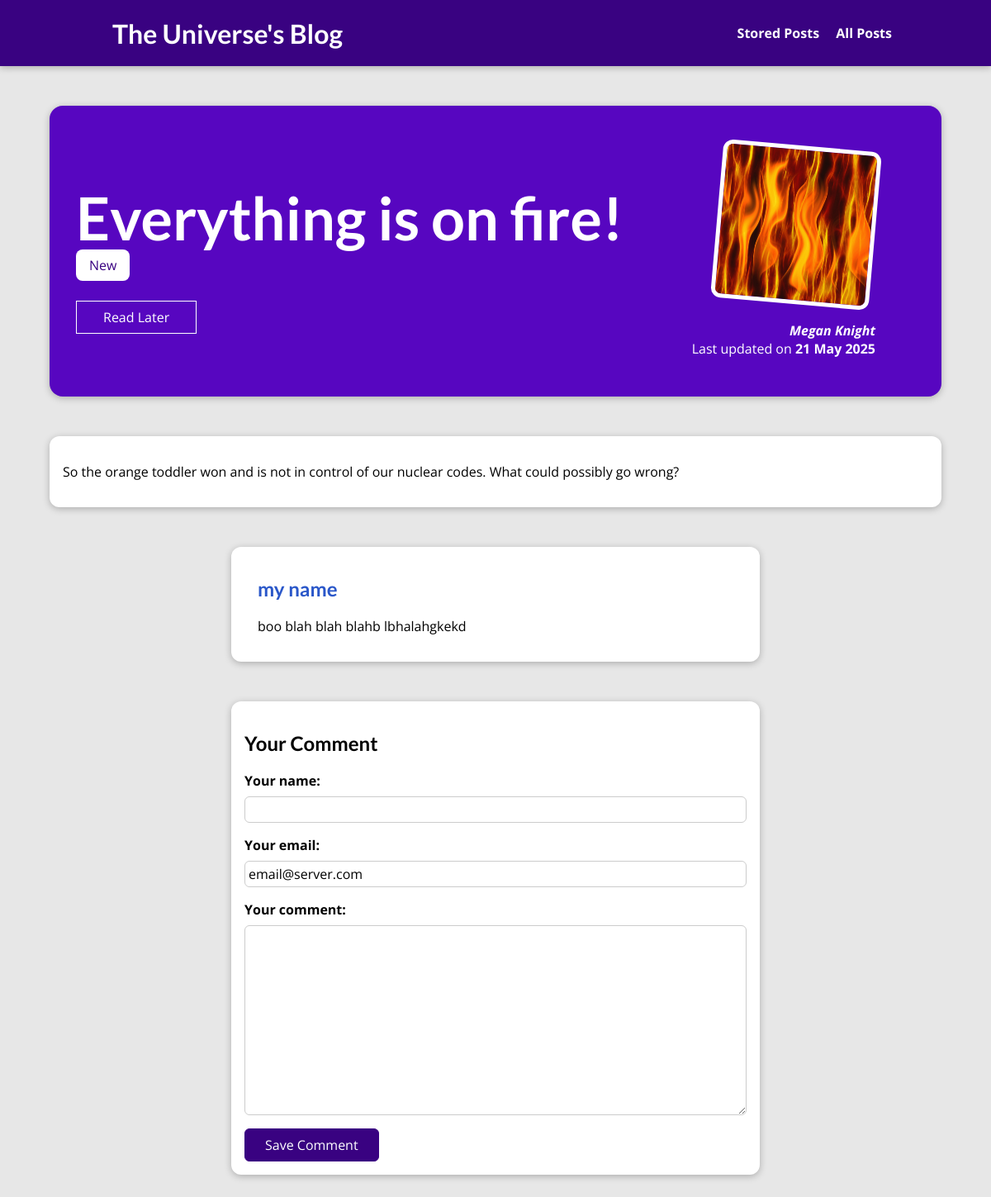
Page /posts/everything-is-on-fire on the committed database.
### blog/models.py (models this page shows, shortened)
class Post(models.Model):
    id = models.AutoField(auto_created=True, primary_key=True,
                          serialize=False, verbose_name='ID')
    title = models.CharField(default="", max_length=100)
    content = models.TextField(default="", blank=True)
    excerpt = models.CharField(default="", max_length=20)
    image = models.CharField(default="mountains.jpg", max_length=100)
    email = models.EmailField(default="email@server.com")
    date = models.DateField(auto_now=False)
    author = models.ForeignKey(
        Author, on_delete=models.SET_NULL, related_name="posts", null=True)
    post_slug = models.SlugField(
        null=False, db_index=True, blank=False, unique=True)
    tags = models.ManyToManyField("Tag")

class Tag(models.Model):
    captions = models.CharField(max_length=20)

class Author(models.Model):
    id = models.AutoField(auto_created=True, primary_key=True,
                          serialize=False, verbose_name='ID')
    first_name = models.CharField(max_length=100)
    last_name = models.CharField(max_length=100)
    bio = models.TextField(null=True)
    def full_name(self):
        return f"{self.first_name} {self.last_name}"
    def __str__(self):  # This method returns a string representation of the model instance
        return self.full_name()

class Comment(models.Model):
    user_name = models.CharField(max_length=100)
    user_email = models.EmailField(default="email@server.com")
    date = models.DateField(auto_now=True)
    text = models.TextField(max_length=400)
    post = models.ForeignKey(
        Post, on_delete=models.CASCADE, related_name="comments", null=True)

### blog/views.py (the view, shortened to what this page needs)
# urls.py: path("posts/<slug:post_slug>", views.post_detail_view.as_view(),
class post_detail_view(View):
    slug_field = "post_slug"         # model field name
    slug_url_kwarg = "post_slug"
    def is_stored_post(self, request, post_id):
        stored_posts = request.session.get('stored_posts')
        if stored_posts is not None:
            is_saved_for_later = post_id in stored_posts
        else:
            is_saved_for_later = False
        return is_saved_for_later
    def get(self, request, post_slug):
        post = Post.objects.get(post_slug=post_slug)
        context = {
            'post': post,
            'post_tags': post.tags.all(),
            'comments': post.comments.all().order_by('-id'),
            'comment_form': CommentForm(),
            'saved_for_later': self.is_stored_post(request, post.id)
        }
        return render(request, 'blog/post-detail.html', context)

### blog/forms.py
class CommentForm(forms.ModelForm):
    class Meta:
        model = Comment
        exclude = ['post']
        labels = {
            'user_name': 'Your name',
            'user_email': 'Your email',
            'text': 'Your comment'
        }
        error_messages = {
            'user_name': {
                'required': 'Please enter your user name',
                'max_length': 'User name cannot exceed 100 characters'
            },
            'text': {
                'required': 'Please enter your comment',
                'max_length': 'Comment cannot exceed 400 characters'
            }
        }

### blog/templates/blog/post-detail.html (shortened to what this page needs)
{% extends 'base.html' %}
{% load static %}
{% block css-files %}
    <link rel="stylesheet" href="{% static 'blog/post-detail.css' %}">
{% endblock %}
{% block content %}
<section id="summary">
    <h2>{{ post.title }}</h2>
    <div>
        {% for tag in post.tags.all %}
            <span class="tag">{{ tag.captions }}</span>
        {% endfor %}
    </div>
    <div id='read-later'>
        <form action='{% url "read-later" %}' method='POST'>
            <button>
                {% if saved_for_later %}
                Remove from Read Later list
                {% else %}
                Read Later
                {% endif %}
            </button>
        </form>
    <article>
        <img src="{% static "blog/images/"|add:post.image %}" alt="{{ post.title }}" />
        <address><a href="mailto:megan.knight@broadridge.com>">{{ post.author }}</a></address>
        <div>
            Last updated on <time>{{ post.date|date:"d M Y" }}</time>
        </div>
    </article>
</section>
<main>
    {{ post.content|linebreaks }}
</main>
<section id='comments'>
    <ul>
        {% for comment in comments %}
            <li>
                <h2>{{ comment.user_name }}</h2>
                <p>{{ comment.text|linebreaks }}</p>
            </li>
        {% endfor %}
    </ul>
</section>
<section id='comment-form'>
    <h2>Your Comment</h2>
    <form action='{% url "post-detail-page" post.post_slug %}' method='POST' novalidate>
        {% for form_field in comment_form %}
            <div class='form-control {% if form_field.errors %}invalid{% endif %}'>
                {{ form_field.label_tag }}
                {{ form_field }}
            </div>
        {% endfor %}
        <button>Save Comment</button>
    </form>
</section>
{% endblock %}

### static/app.css (style rules this page uses)
* { box-sizing: border-box; }
html { font-family: 'Open Sans', 'Lato', sans-serif; }
body { margin: 0; }
h1, h2, h3 { font-family: 'Lato', sans-serif; font-weight: bold; }

### blog/static/blog/post-detail.css (style rules this page uses)
body { background-color: #e7e7e7; }
#summary { margin: 8rem auto 3rem auto; padding: 2rem; width: 90%; max-width: 90rem; border-radius: 16px; background-color: #5706c0; position: relative; box-shadow: 0 2px 8px rgba(0, 0, 0, 0.25); height: 22rem; }
#summary h2 { color: white; font-size: 4.5rem; margin-bottom: 0.25rem; }
#summary article { position: absolute; top: 2rem; right: 3rem; padding: 1rem 2rem; border-radius: 12px; text-align: right; color: white; }
#summary article img { width: 12rem; height: 12rem; border-radius: 12px; transform: rotateZ(5deg); border: 5px solid white; margin-bottom: 1rem; }
#summary address { font-weight: bold; }
#summary a { color: white; text-decoration: none; }
#summary time { font-weight: bold; }
#read-later { margin: 2rem 0; }
#read-later button { background-color: transparent; border: 1px solid white; padding: 0.5rem 2rem; font: inherit; color: white; cursor: pointer; }
main { width: 90%; max-width: 90rem; margin: 3rem auto; background-color: white; padding: 1rem; border-radius: 12px; box-shadow: 0 2px 8px rgba(0, 0, 0, 0.25); }
.tag { background-color: white; color: #390281; padding: 0.5rem 1rem; border-radius: 8px; }
#comment-form { margin: 3rem auto; width: 90%; max-width: 40rem; border-radius: 12px; background-color: white; box-shadow: 0 2px 8px rgba(0, 0, 0, 0.25); padding: 1rem; }
#comment-form button { font: inherit; background-color: #390281; color: white; border: 1px solid #390281; padding: 0.5rem 1.5rem; border-radius: 6px; cursor: pointer; }
.form-control { margin-bottom: 1rem; }
.form-control label { font-weight: bold; margin-bottom: 0.5rem; display: block; }
.form-control input, .form-control textarea { display: block; width: 100%; font: inherit; padding: 0.25rem; border-radius: 6px; border: 1px solid #ccc; }
#comments { margin: 3rem auto; width: 90%; max-width: 40rem; border-radius: 12px; background-color: white; box-shadow: 0 2px 8px rgba(0, 0, 0, 0.25); padding: 1rem 2rem; }
#comments ul { list-style: none; margin: 0; padding: 0; }
#comments li { margin-bottom: 1rem; border-bottom: 2px solid #ccc; }
#comments li:last-of-type { border-bottom: none; }
#comments h2 { color: #2a57c9; }

### rows in the picture
Post: title "Everything is on fire!", image (picture), author "Megan Knight", date "21 May 2025", content "So the orange toddler won and is not in control of our nuclear codes. What could possibly go wrong?"
Tag: captions "New"
Comment: user_name "my name", text "boo blah blah blahb lbhalahgkekd"
